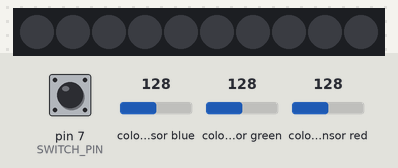
Recording of a sketch running on a simulated Arduino Uno, built with avr-gcc and run on an emulated ATmega328P. Parts: 10 RGB LEDs in strip order, left to right. The test bench sets the inputs (shaded band); at power-on: pin 7 (SWITCH_PIN) LOW, colour sensor blue 128, colour sensor green 128, colour sensor red 128. Dim RGB values are drawn brighter than linear.

Above: at 1.6 s.
1.7 s: pin 7 (SWITCH_PIN) pulled HIGH for 0.9 s
At 3.6 s:
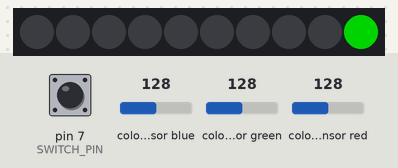
5.2 s: pin 7 (SWITCH_PIN) pulled HIGH for 3.2 s
At 5.31 s:
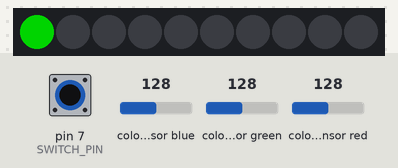
Timing chart, 0 to 8.2 s (numbered marks = the images above; inputs shaded):
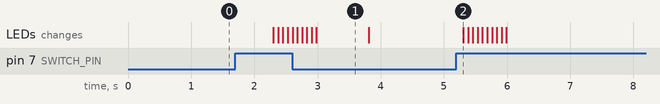

The sketch:

light-pulse.ino
```cpp
#include <FastLED.h>
#define NUM_LEDS 10
#define DATA_PIN 6
#include <Wire.h>
#include "Adafruit_TCS34725.h"
#define SWITCH_PIN 7

int switchstate = 0;
int lastswitchstate = 0;
bool isLightOn = false;
bool isLightDetected = false;

Adafruit_TCS34725 tcs = Adafruit_TCS34725(TCS34725_INTEGRATIONTIME_700MS, TCS34725_GAIN_1X);


CRGB leds[NUM_LEDS];
void setup() {
  FastLED.addLeds<TM1803, DATA_PIN>(leds, NUM_LEDS);
  pinMode(SWITCH_PIN, INPUT);
  Serial.begin(9600);
  if (tcs.begin()) {
    tcs.setInterrupt(true);
    //Serial.prSeintln("Found sensor");
  } else {
    //Serial.println("No TCS34725 found ... check your connections");
    while (1);
  }


}

void onRed() {
    for(int i = 0; i < 10; i++) {
    leds[i] = CRGB::Red;
    FastLED.show();
    leds[i] = CRGB::Black;
    delay(75);
  }
  isLightOn = true;
  //Serial.println("Lights are ON RED");


}

void onGreen() {
    for(int i = 0; i < 10; i++) {
    leds[i] = CRGB::Blue;
    FastLED.show();
    leds[i] = CRGB::Black;
    delay(75);
  }
  isLightOn = true;
  //Serial.println("Lights are ON GREEN");


}

void onBlue() {
    for(int i = 0; i < 10; i++) {
    leds[i] = CRGB::Green;
    FastLED.show();
    leds[i] = CRGB::Black;
    delay(75);
  }
  isLightOn = true;
  //Serial.println("Lights are ON BLUE");


}

void off() {
  for(int i = 0; i < 10; i++) {
    leds[i] = CRGB::Black;
  }
  FastLED.show();
  isLightOn = false;
  isLightDetected = false;
  //Serial.println("Lights are OFF");
}


void onRedLightDetected() {
  FastLED.show();
  isLightDetected = true;
  Serial.println("R");
}

void onGreenLightDetected() {
  FastLED.show();
  isLightDetected = true;
  Serial.println("G");
}

void onBlueLightDetected() {
  FastLED.show();
  isLightDetected = true;
  Serial.println("B");
}
void loop() {

  uint16_t r, g, b, c, colorTemp, lux;
  tcs.getRawData(&r, &g, &b, &c);
  //colorTemp = tcs.calculateColorTemperature(r, g, b);
  //lux = tcs.calculateLux(r, g, b);
  //Serial.print("Color Temp: "); Serial.print(colorTemp, DEC); Serial.print(" K - ");
  //Serial.print("Lux: "); Serial.print(lux, DEC); Serial.print(" - ");
  //Serial.print("R: "); Serial.print(r, DEC); Serial.print(" ");
  //Serial.print("G: "); Serial.print(g, DEC); Serial.print(" ");
  //Serial.print("B: "); Serial.print(b, DEC); Serial.print(" ");
  //Serial.print("C: "); Serial.print(c, DEC); Serial.print(" ");
  //Serial.println(" ");

  //Check if the light is on and has not been detected yet
  if ((r > 500 || g > 500 || b > 500) && isLightDetected == false) {
    //Check if light is red
    if (r > 6000 && g < 1000 && b < 1000) {
      onRedLightDetected();
    }
    //Check if light is green
    else if (r < 1000 && g > 3000 && b > 1000) {
      onGreenLightDetected();
    }
    //Check if light is blue
    else if (r < 1000 && g > 500 && g < 2000 && b > 3000) {
      onBlueLightDetected();
    }
  }

  lastswitchstate = switchstate;
  switchstate = digitalRead(SWITCH_PIN);

  //Check if the switch state changed
  if (lastswitchstate != switchstate) {
    //Pulse Green if its now on
    if (switchstate == 1) {
      onBlue();
    }
    else if (switchstate == 0) {
      off();
    }
  }
  delay(700);
}
```

Measured:
- after the input at 1.7 s, the LEDs: first change after 0.60 s (image 1 shows a later state)
- after the input at 5.2 s, the LEDs: change after 0.11 s (image 2)
- what the display in image 1 shows lasts 0.8 s, from 3.0 s to 3.8 s
